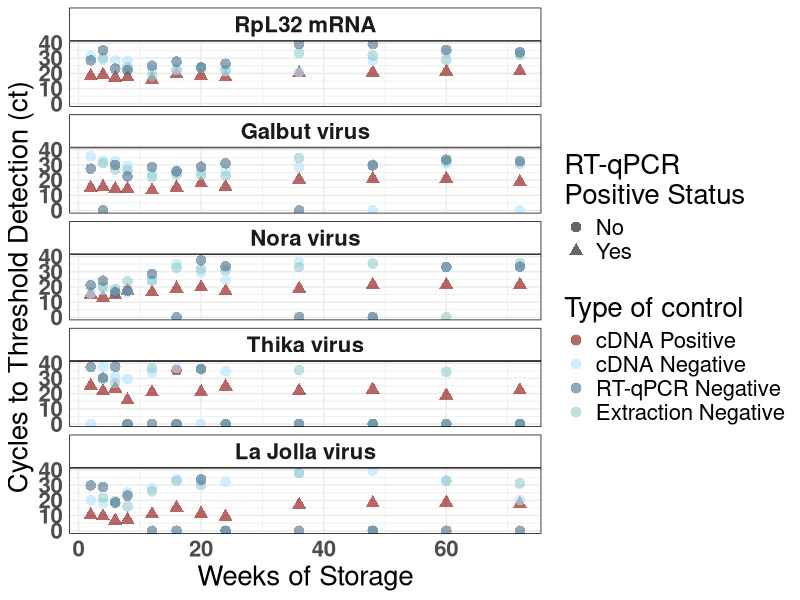
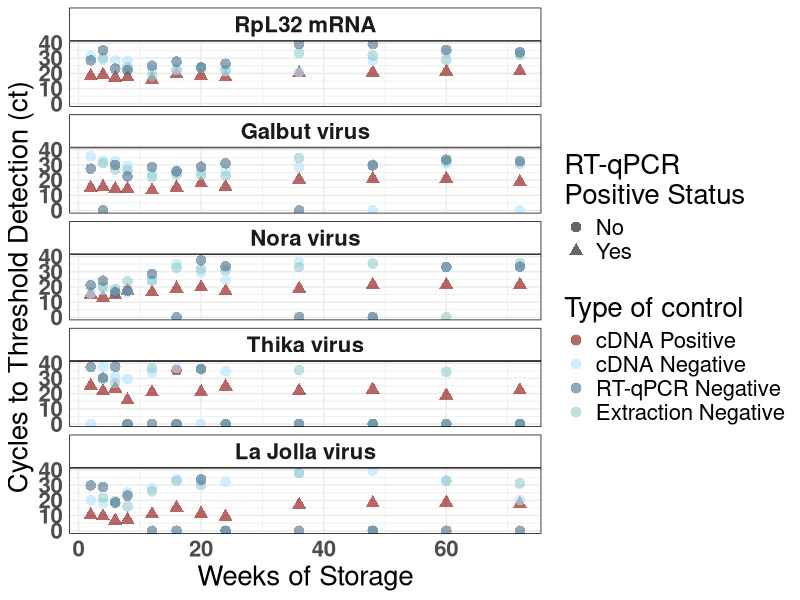
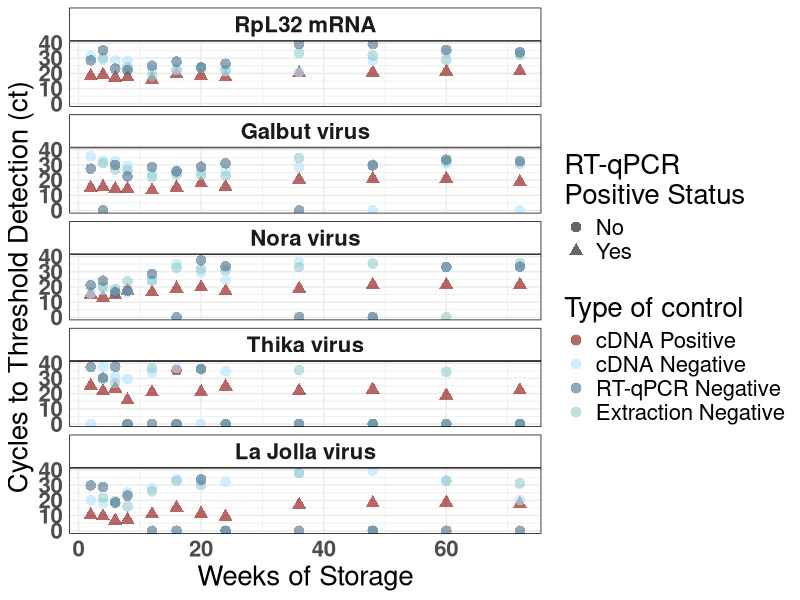
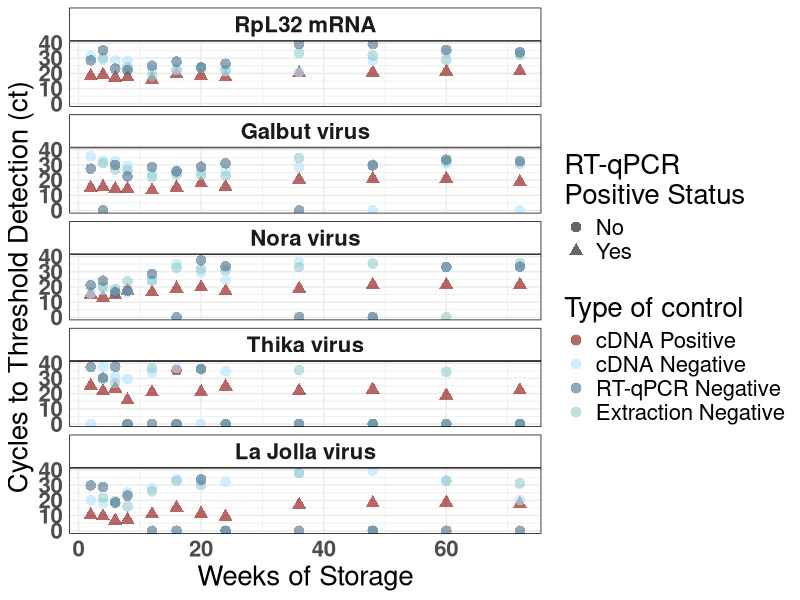

Source code (R) for these figures, in order:
# This script is used to generate a figure of the negative and positive control 
# from the experimentally dried fly and mosquito RT-qPCRs

library(tidyverse)
library(readxl)
library(ggthemes)
library(ggpubr)
library(viridis)
library(svglite)

# Read in the cleaned control data
controls <- read_xlsx("tidy_formats/qPCR_control.xlsx")

# cleanup
controls <- controls %>% 
  mutate(target_name = str_replace(target_name, "Galbut", "Galbut virus"),
         target_name = str_replace(target_name, "Rpl33", "RpL32"),
         target_name = str_replace(target_name, "Rpl32", "RpL32"),
         target_name = str_replace(target_name, "RpL32", "RpL32 mRNA"),
         target_name = str_replace(target_name, "LaJolla", "La Jolla"),
         target_name = str_replace(target_name, "La Jolla", "La Jolla virus"),
         target_name = str_replace(target_name, "Nora", "Nora virus"),
         target_name = str_replace(target_name, "Thika", "Thika virus"),
         target_name = str_replace(target_name, "ACT", "Actin"),
         target_name = str_replace(target_name, "Actin", "Actin mRNA"),
         target_name = str_replace(target_name, "Verdadero", "Verdadero virus"),
         target_name = str_replace(target_name, "Rennavirus", "Guadeloupe mosquito virus"),
         ct = str_replace(ct, "Undetermined", "0.0")) %>% 
  unite("control_type", type:status, na.rm = TRUE, remove = FALSE) %>% 
  mutate(control_type = str_replace(control_type, "cDNA_Pos", "cDNA Positive"),
         control_type = str_replace(control_type, "cDNA_Neg", "cDNA Negative"),
         control_type = str_replace(control_type, "ExtCtrl", "Extraction Negative"),
         control_type = str_replace(control_type, "qPCR", "RT-qPCR Negative"),
         positive = str_replace(positive, "N", "No"),
         positive = str_replace(positive, "Y", "Yes"))

# fly visualization
fly_ctrl <- ggplot(filter(controls, target_name %in% c("Galbut virus", "Nora virus", 
                                                  "Thika virus", "La Jolla virus",
                                                  "RpL32 mRNA"))) +
  geom_point(aes(x = as.numeric(week), y = as.numeric(ct), 
                 color = factor(control_type, 
                                levels = c("cDNA Positive", "cDNA Negative", 
                                           "RT-qPCR Negative", "Extraction Negative")), 
                 shape = positive), size = 3.5, 
             stroke = 0.1, alpha = 0.6) +
  scale_color_manual(values = c("darkred", "lightskyblue1", "skyblue4", "paleturquoise3")) +
  theme_minimal(base_size = 11) +
  theme(panel.border = element_rect(linetype = "solid", fill = NA),
        strip.background = element_rect(colour = "black", fill = "white"),
        #        axis.title = element_text(face = "bold"),
        #        legend.title = element_text(face = "bold"),
        strip.text = element_text(face = "bold"),
        axis.text = element_text(face = "bold"),
        text = element_text(size = 20)) +
  facet_wrap(~factor(target_name, levels = c("RpL32 mRNA", "Galbut virus", 
                                        "Nora virus", "Thika virus", "La Jolla virus")),
             ncol = 1) +
  labs(x = "Weeks of Storage", 
       y = "Cycles to Threshold Detection (ct)", 
       shape = "RT-qPCR \nPositive Status", color = "Type of control")

fly_ctrl
# remove # to save plot
ggsave("plots/Figure1/fly_controls.pdf", units = "in", width = 10, height = 8)
ggsave("plots/Figure1/fly_controls.svg", units = "in", width = 10, height = 8)
ggsave("plots/Figure1/fly_controls.jpg", units = "in", width = 10, height = 8)
